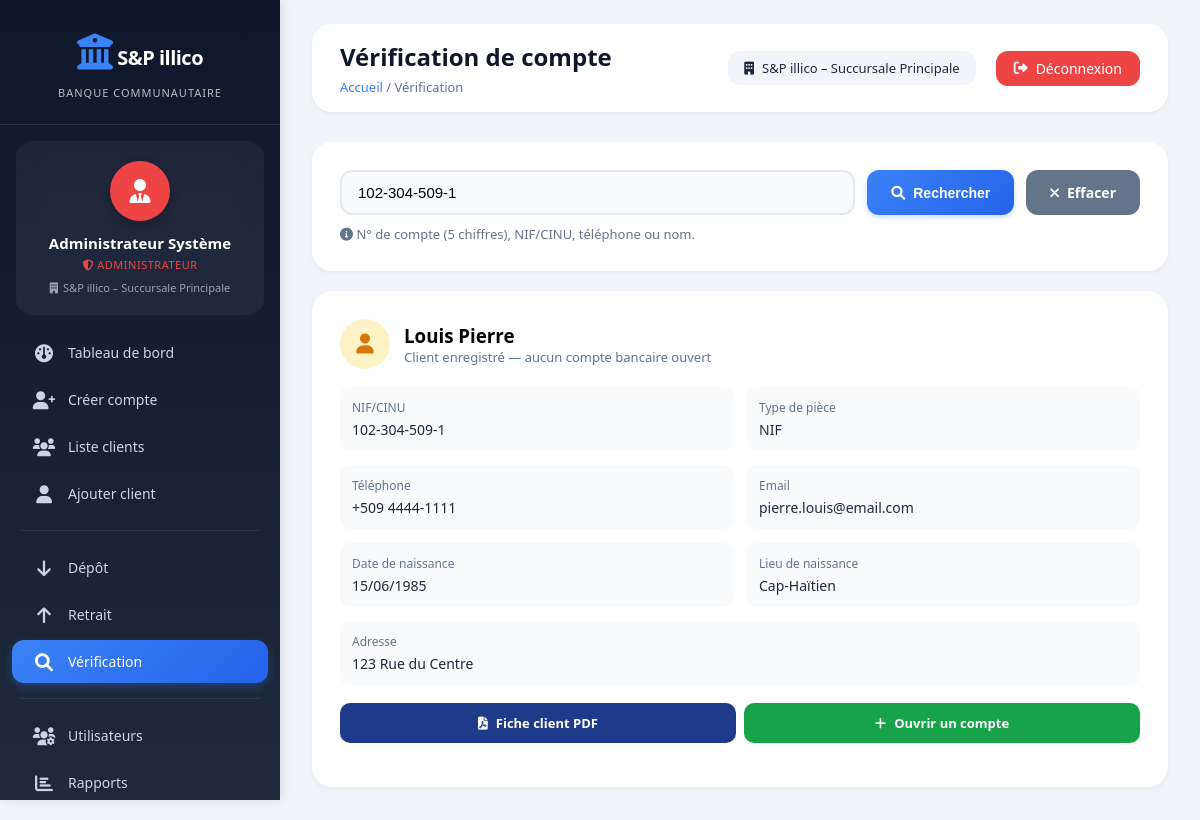
Page /main/admin/verification.php?search=102-304-509-1 (signed in) on the committed database.
### tables this page shows
CREATE TABLE clients (
    id             INT AUTO_INCREMENT PRIMARY KEY,
    id_client      VARCHAR(20) NOT NULL UNIQUE,
    type_piece     ENUM('NIF','CINU','PASSEPORT','AUTRE') DEFAULT NULL,
    nom            VARCHAR(50)  NOT NULL,
    prenom         VARCHAR(50)  NOT NULL,
    date_naissance DATE,
    lieu_naissance VARCHAR(100),
    adresse        TEXT,
    telephone      VARCHAR(20),
    email          VARCHAR(100),
    photo          VARCHAR(255) DEFAULT NULL,
    created_at     TIMESTAMP DEFAULT CURRENT_TIMESTAMP,
    updated_at     TIMESTAMP DEFAULT CURRENT_TIMESTAMP ON UPDATE CURRENT_TIMESTAMP,
    INDEX idx_id_client  (id_client),
    INDEX idx_nom_prenom (nom, prenom),
    INDEX idx_telephone  (telephone)
);

### main/admin/verification.php (the view, shortened to what this page needs)
<?php
require_once '../config/connexion.php';
$compte       = null;
$client_seul  = null;
$search       = trim($_GET['search']    ?? '');
$compte_sel   = trim($_GET['compte_id'] ?? '');
if (!empty($search)) {
    try {
        $stmt = $pdo->prepare("
            SELECT c.id, c.id_compte, c.solde, c.devise, c.statut, c.date_creation,
                   tc.nom AS type_compte, tc.taux_interet, tc.solde_minimum,
                   s.code AS succursale_code, s.nom AS succursale_nom,
                   CONCAT(cl.prenom,' ',cl.nom) AS titulaire,
                   cl.id_client, cl.telephone, cl.email, cl.adresse,
                   cl.date_naissance, cl.lieu_naissance, cl.photo,
                   cl.id AS client_id_pk, cl.nom AS client_nom, cl.prenom AS client_prenom
            FROM comptes c
            JOIN types_comptes tc ON c.type_compte_id=tc.id
            JOIN succursales s    ON c.succursale_id=s.id
            JOIN clients cl       ON c.titulaire_principal_id=cl.id
            WHERE c.id_compte=? OR cl.id_client LIKE ? OR cl.telephone LIKE ? OR CONCAT(cl.prenom,' ',cl.nom) LIKE ?
            ORDER BY c.date_creation DESC LIMIT 20
        ");
        $like = "%$search%";
        $stmt->execute([$search, $search, $like, $like]);
        $comptes = $stmt->fetchAll();
        if (empty($comptes)) {
            $stmt = $pdo->prepare("SELECT * FROM clients WHERE id_client LIKE ? OR telephone LIKE ? OR CONCAT(prenom,' ',nom) LIKE ? OR CONCAT(nom,' ',prenom) LIKE ? LIMIT 5");
            $stmt->execute([$search,$like,$like,$like]);
            $css = $stmt->fetchAll();
            if (!empty($css)) $client_seul = $css[0];
            else $error = "Aucun client ni compte trouvé pour « ".htmlspecialchars($search)." ».";
        } elseif (count($comptes) === 1 || !empty($compte_sel)) {
            $id_show = !empty($compte_sel) ? $compte_sel : $comptes[0]['id'];
            foreach ($comptes as $c) { if ($c['id']==$id_show) { $compte=$c; break; } }
        }
    } catch (PDOException $e) {
        $error = "Erreur : ".$e->getMessage();
    }
}
?>
<!DOCTYPE html>
<html lang="fr">
<head>
    <link rel="stylesheet" href="https://cdnjs.cloudflare.com/ajax/libs/font-awesome/6.0.0/css/all.min.css">
    <link rel="stylesheet" href="../assets/css/common.css">
</head>
<body>
    <?php require_once '../includes/sidebar.php'; ?>
    <div class="main-content">
        <div class="top-bar">
            <div class="page-title">
                <h1>Vérification de compte</h1>
                <div class="breadcrumb"><a href="dashboard.php">Accueil</a> / Vérification</div>
            </div>
            <div class="top-right">
                <span class="top-succursale"><i class="fas fa-building"></i> <?= htmlspecialchars($_SESSION['succursale_nom']) ?></span>
                <a href="../logout.php" class="logout-btn"><i class="fas fa-sign-out-alt"></i> Déconnexion</a>
            </div>
        </div>
        <div class="card" style="margin-bottom:20px;">
            <form method="get" style="display:flex;gap:12px;">
                <input type="text" name="search" class="form-control"
                       placeholder="N° de compte, NIF, CINU, téléphone ou nom..."
                       value="<?= htmlspecialchars($search) ?>" style="flex:1;font-size:15px;">
                <button type="submit" class="btn btn-primary"><i class="fas fa-search"></i> Rechercher</button>
                <?php if (!empty($search)): ?>
                <a href="verification.php" class="btn btn-secondary"><i class="fas fa-times"></i> Effacer</a>
                <?php endif; ?>
            </form>
            <p style="margin-top:10px;color:#64748b;font-size:13px;">
                <i class="fas fa-info-circle"></i>
                N° de compte (5 chiffres), NIF/CINU, téléphone ou nom.
            </p>
        </div>
        <?php if ($client_seul && !$compte): ?>
        <div class="card">
            <div style="display:flex;align-items:center;gap:14px;margin-bottom:18px;">
                <div style="width:50px;height:50px;border-radius:50%;background:#fef3c7;display:flex;align-items:center;justify-content:center;">
                    <i class="fas fa-user" style="color:#d97706;font-size:20px;"></i>
                </div>
                <div>
                    <h3><?= htmlspecialchars($client_seul['prenom'].' '.$client_seul['nom']) ?></h3>
                    <p style="color:#64748b;font-size:13px;">Client enregistré — aucun compte bancaire ouvert</p>
                </div>
            </div>
            <div class="info-grid" style="margin-bottom:18px;">
                <div class="info-item"><div class="info-label">NIF/CINU</div><div class="info-value"><?= htmlspecialchars($client_seul['id_client']) ?></div></div>
                <div class="info-item"><div class="info-label">Type de pièce</div><div class="info-value"><?= htmlspecialchars($client_seul['type_piece']?:'—') ?></div></div>
                <div class="info-item"><div class="info-label">Téléphone</div><div class="info-value"><?= htmlspecialchars($client_seul['telephone']?:'—') ?></div></div>
                <div class="info-item"><div class="info-label">Email</div><div class="info-value"><?= htmlspecialchars($client_seul['email']?:'—') ?></div></div>
                <div class="info-item"><div class="info-label">Date de naissance</div><div class="info-value"><?= $client_seul['date_naissance']?date('d/m/Y',strtotime($client_seul['date_naissance'])):'—' ?></div></div>
                <div class="info-item"><div class="info-label">Lieu de naissance</div><div class="info-value"><?= htmlspecialchars($client_seul['lieu_naissance']?:'—') ?></div></div>
                <div class="info-item" style="grid-column:span 2;"><div class="info-label">Adresse</div><div class="info-value"><?= htmlspecialchars($client_seul['adresse']?:'—') ?></div></div>
            </div>
            <div class="pdf-btn-group" style="grid-template-columns:1fr 1fr;">
                <a href="../generate_pdf.php?action=fiche_client_seul&id_client=<?= urlencode($client_seul['id_client']) ?>"
                   target="_blank" class="pdf-btn pdf-btn-client">
                    <i class="fas fa-file-pdf"></i> Fiche client PDF
                </a>
                <?php if (in_array($_SESSION['role'],['admin','secretaire'])): ?>
                <a href="creer_compte.php?search_client=<?= urlencode($client_seul['id_client']) ?>" class="pdf-btn pdf-btn-depot">
                    <i class="fas fa-plus"></i> Ouvrir un compte
                </a>
                <?php endif; ?>
            </div>
        </div>
        <?php endif; ?>
    </div>
</body>
</html>

### main/assets/css/common.css (style rules this page uses)
* { margin: 0; padding: 0; box-sizing: border-box; }
body { font-family: 'Segoe UI', 'Inter', Tahoma, Geneva, Verdana, sans-serif; background: #f1f5f9; overflow-x: hidden; }
.main-content { margin-left: 280px; padding: 24px 32px; min-height: 100vh; transition: all 0.3s; }
.top-bar { display: flex; justify-content: space-between; align-items: center; margin-bottom: 30px; background: white; padding: 16px 28px; border-radius: 20px; box-shadow: 0 2px 5px rgba(0,0,0,0.05); transition: all 0.3s; }
.page-title h1 { font-size: 24px; color: #0f172a; margin-bottom: 5px; font-weight: 700; }
.breadcrumb { color: #64748b; font-size: 13px; }
.breadcrumb a { color: #3b82f6; text-decoration: none; }
.top-right { display: flex; align-items: center; gap: 20px; }
.top-succursale { background: #f1f5f9; padding: 8px 16px; border-radius: 12px; font-size: 13px; color: #1e293b; display: flex; align-items: center; gap: 8px; }
.logout-btn { background: #ef4444; color: white; padding: 8px 18px; border-radius: 12px; text-decoration: none; font-size: 14px; font-weight: 500; transition: all 0.3s; display: flex; align-items: center; gap: 8px; }
.card { background: white; border-radius: 20px; padding: 28px; margin-bottom: 24px; box-shadow: 0 2px 5px rgba(0,0,0,0.05); transition: all 0.3s; overflow-x: auto; }
.form-control { width: 100%; padding: 12px 16px; border: 2px solid #e2e8f0; border-radius: 12px; font-size: 14px; transition: all 0.2s; background: #f8fafc; }
.btn { padding: 12px 24px; border: none; border-radius: 12px; font-size: 14px; font-weight: 600; cursor: pointer; transition: all 0.3s; text-decoration: none; display: inline-flex; align-items: center; gap: 8px; }
.btn-primary { background: linear-gradient(135deg, #3b82f6 0%, #2563eb 100%); color: white; box-shadow: 0 2px 5px rgba(59,130,246,0.3); }
.btn-secondary { background: #64748b; color: white; }

### main/admin/verification.php (style rules this page uses)
.info-grid { display:grid;grid-template-columns:repeat(2,1fr);gap:14px; }
.info-item { padding:12px;background:#f8fafc;border-radius:9px; }
.info-label { color:#64748b;font-size:12px;margin-bottom:4px; }
.info-value { color:#1e293b;font-size:14px;font-weight:500; }
.pdf-btn-group { display:grid;grid-template-columns:repeat(2,1fr);gap:8px;margin:16px 0; }
.pdf-btn { display:flex;align-items:center;justify-content:center;gap:8px;padding:11px 16px;border-radius:10px;text-decoration:none;font-weight:600;font-size:13px;transition:filter .15s; }
.pdf-btn-depot { background:#16a34a;color:white; }
.pdf-btn-client { background:#1e3a8a;color:white; }

### rows in the picture
clients: prenom+nom "Louis Pierre", id_client "102-304-509-1", type_piece "NIF", telephone "+509 4444-1111", email "pierre.louis@email.com", date_naissance "15/06/1985", lieu_naissance "Cap-Haïtien", adresse "123 Rue du Centre"

### other values in the picture
$nom_complet "Administrateur Système"
$roleLabel "ADMINISTRATEUR"
$succursale_nom "S&P illico – Succursale Principale"
$item['label'] "Tableau de bord"
$item['label'] "Créer compte"
$item['label'] "Liste clients"
$item['label'] "Ajouter client"
$item['label'] "Dépôt"
$item['label'] "Retrait"
$item['label'] "Vérification"
$item['label'] "Utilisateurs"
$item['label'] "Rapports"
$_SESSION['succursale_nom'] "S&P illico – Succursale Principale"
